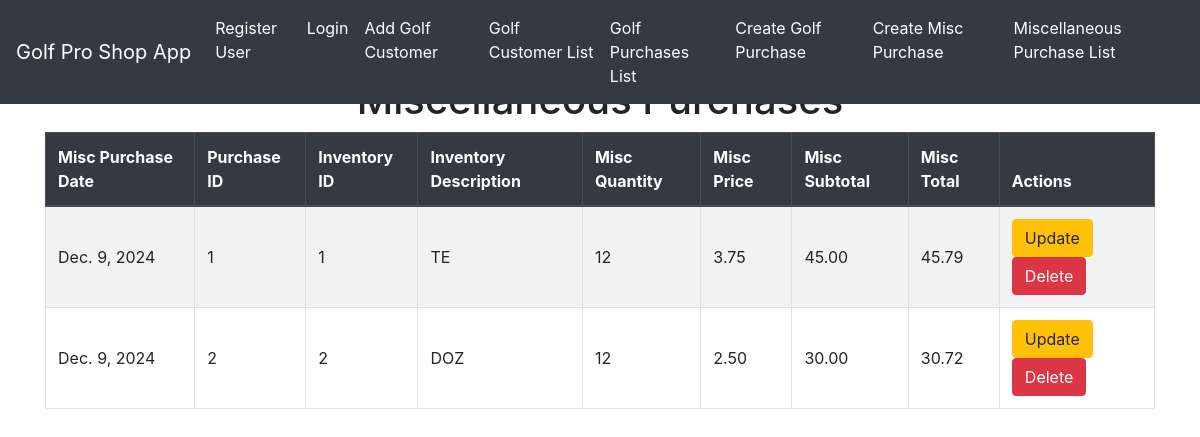
Before: /mplist/ with the older database file.
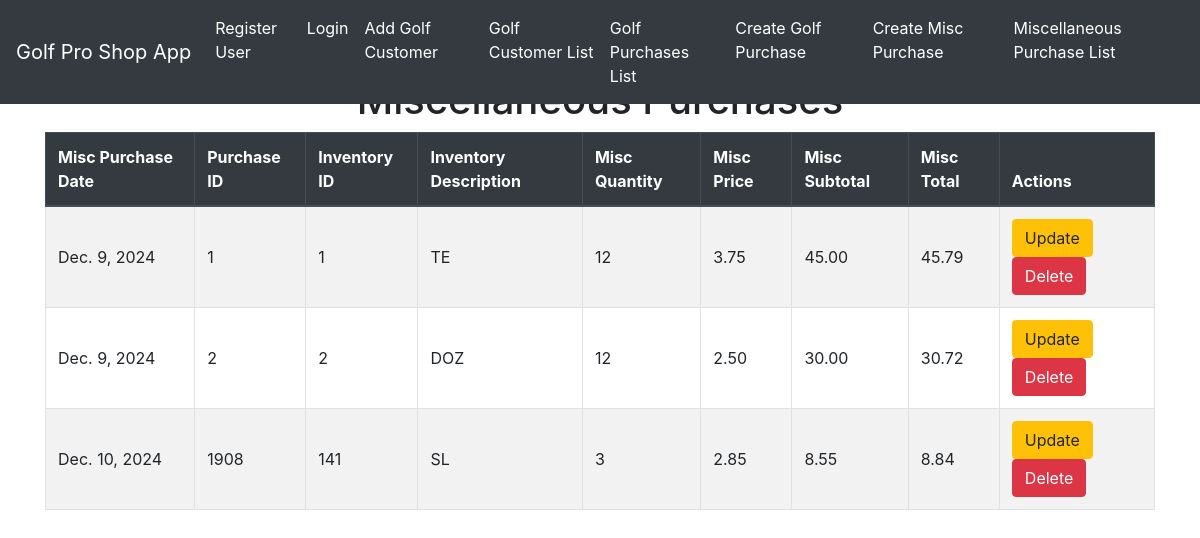
After: the same page with the newer database file.
### golfproapp/models.py (models this page shows, shortened)
class Misc_purchases(models.Model):
    mp_date = models.DateField(default=timezone.now)
    purch_id = models.IntegerField(default=1)
    inv_id = models.IntegerField(default=1)
    inv_description = models.CharField(default="Hat",max_length=255)
    inv_choices = [
                  ('TE','Tees'),
                  ('PH','Premium Hat'),
                  ('RH','Regular Hat'),
                  ('DOZ','Dozen Golf Balls'),
                  ('SL','Sleeve Golf Balls'),
                  ('IND','Individual Golf Ball'),
                  ('CR', 'Club Rental'),
                  ('OTH','Other')
                  ]
    ichoice = models.TextField(max_length=50, choices=inv_choices, default=('RH','Regular Hat'))
    misc_quantity = models.IntegerField(default=1)
    misc_price = models.DecimalField(default=0.00, max_digits=10, decimal_places=2)
    misc_subtotal = models.DecimalField(default=0.00, max_digits=10, decimal_places=2)
    misc_tax=models.DecimalField(default=.05, max_digits=10, decimal_places=2)
    misc_total=models.DecimalField(default=.05, max_digits=10, decimal_places=2)

### golfproapp/views.py (the view)
# urls.py: path('mplist/', views.misc_purchases_list_view.as_view(), name = 'misc_purchase_list'),
class misc_purchases_list_view(ListView):
    model = Misc_purchases
    template_name = 'misc_purchase_list'
    context_object_name='misc_purchase_object_list'
    def get_queryset(self):
        queryset = super().get_queryset()
        return queryset

### golfproapp/templates/golfproapp/misc_purchases_list.html (shortened to what this page needs)
{% extends "golfproapp/layout.html" %}
{% block content %}
    <h1 class="text-center">Miscellaneous Purchases</h1>
    <table class="table table-bordered table-striped ">
        <thead class="thead-dark">
            <tr>
                <th>Misc Purchase Date</th>
                <th>Purchase ID</th>
                <th>Inventory ID</th>
                <th>Inventory Description</th>
                <th>Misc Quantity</th>
                <th>Misc Price</th>
                <th>Misc Subtotal</th>
                <th>Misc Total</th>
                <th>Actions</th>
            </tr>
        </thead>
        <tbody>
            {% for misc_purchase in object_list %}
            <tr>
                <td>{{ misc_purchase.mp_date }} </td>
                <td>{{ misc_purchase.purch_id }} </td>
                <td>{{ misc_purchase.inv_id }} </td>
                <td>{{ misc_purchase.ichoice }} </td>
                <td>{{ misc_purchase.misc_quantity }} </td>
                <td>{{ misc_purchase.misc_price }} </td>
                <td>{{ misc_purchase.misc_subtotal }} </td>
                <td>{{ misc_purchase.misc_total }} </td>
                <td>
                    <a href="{% url 'misc_purchase_update' misc_purchase.purch_id %}" class="btn btn-warning" >Update</a>
                    <a href="{% url 'misc_purchase_delete' misc_purchase.purch_id %}" class="btn btn-danger" >Delete</a>
                </td>
            </tr>
            {% endfor %}
        </tbody>
    </table>
{% endblock %}

Changed rows visible on the page:
added Misc_purchases: mp_date "Dec. 10, 2024", purch_id "1908", inv_id "141", ichoice "SL", misc_quantity "3", misc_price "2.85", misc_subtotal "8.55", misc_total "8.84"
